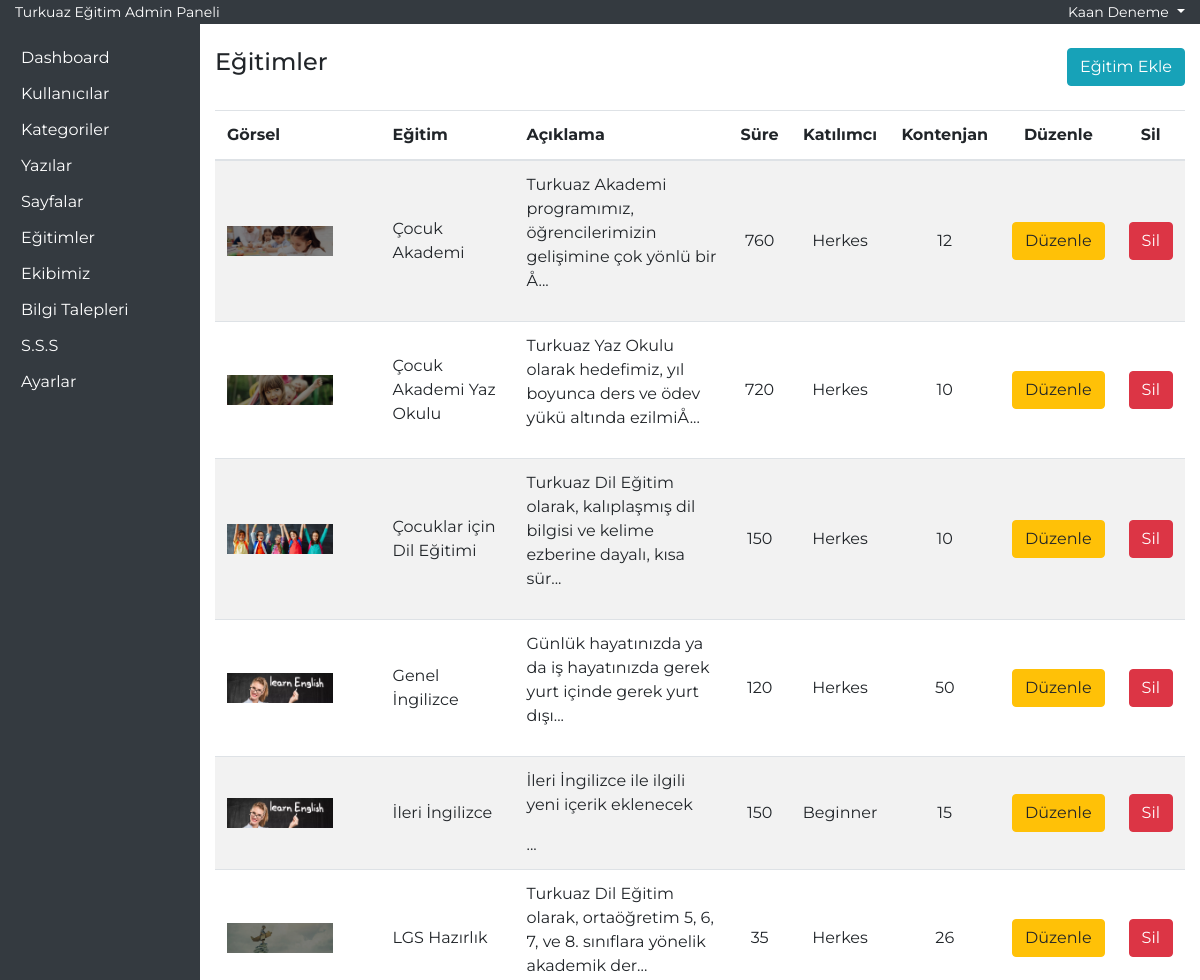
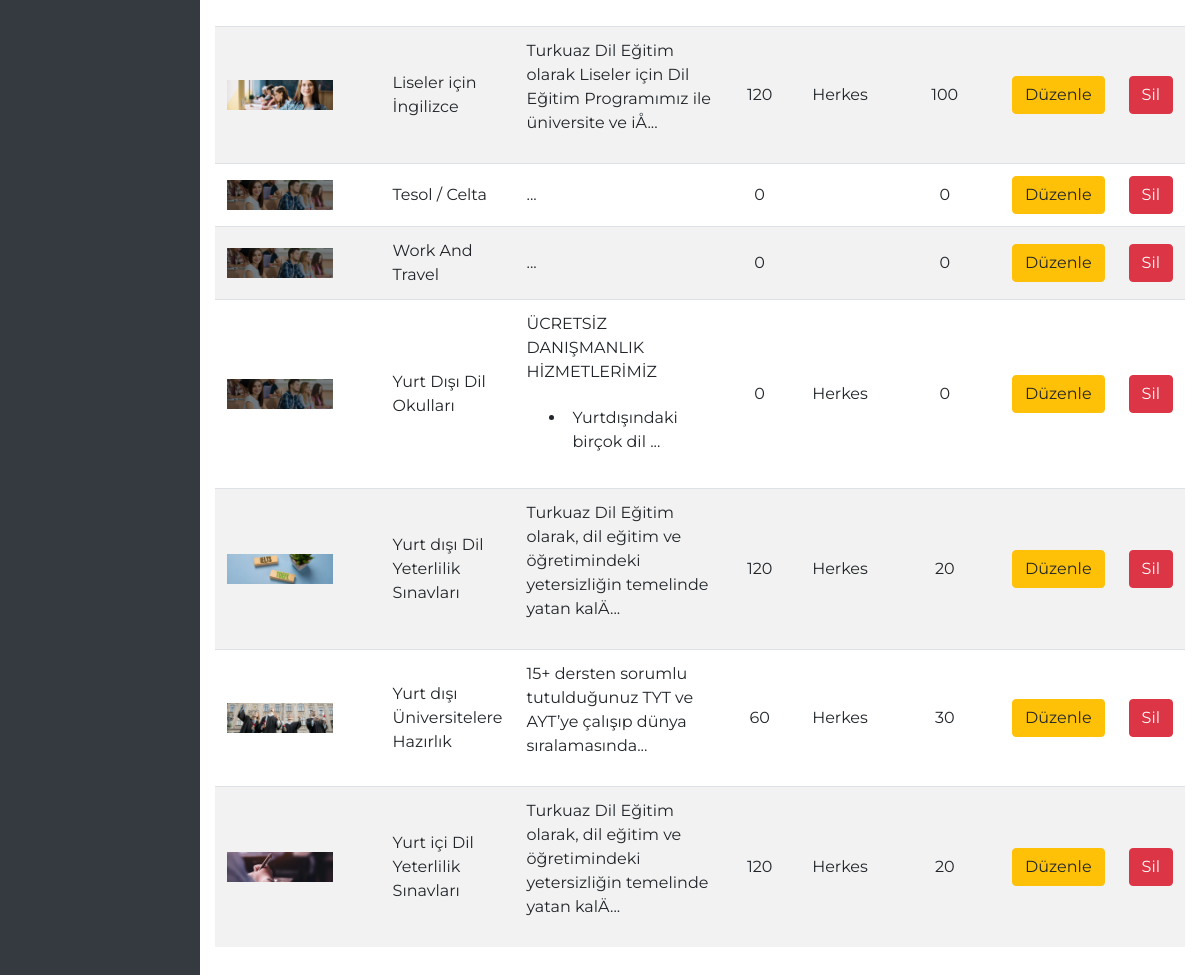
The page /admin-yntm/egitimler.php (signed in) on the database its author committed (2 pictures, top to bottom).
### tables this page shows
CREATE TABLE IF NOT EXISTS `egitimler` (
  `id` int NOT NULL AUTO_INCREMENT,
  `egitimAdi` varchar(50) NOT NULL,
  `aciklama` text NOT NULL,
  `sure` int NOT NULL,
  `katilimci` varchar(25) NOT NULL,
  `kontenjan` int NOT NULL,
  `kategori` varchar(30) NOT NULL,
  `gorsel` varchar(100) NOT NULL,
  `video` varchar(150) NOT NULL,
  `dil` varchar(15) NOT NULL,
  PRIMARY KEY (`id`)
);

### admin-yntm/egitimler.php (the view, shortened to what this page needs)
<?php
require_once('header.php');
?>
<div class="row">
    <div class="col-md-6">
        <h4>Eğitimler</h4>
    </div>
    <div class="col-md-6 text-right">
        <button type="button" class="btn btn-info" data-toggle="modal" data-target="#egitimekle">
            Eğitim Ekle
        </button>
    </div>
</div>
<section id="egitimList" class="mt-4">
    <div class="container-fluid">
        <div class="row">
            <div class="col-12 p-0">
                <table class="table table-striped">
                    <thead>
                        <tr>
                            <th>Görsel</th>
                            <th>Eğitim</th>
                            <th>Açıklama</th>
                            <th class="text-center">Süre</th>
                            <th class="text-center">Katılımcı</th>
                            <th class="text-center">Kontenjan</th>
                            <th class="text-center">Düzenle</th>
                            <th class="text-center">Sil</th>
                        </tr>
                    </thead>
                    <tbody>
                        <?php
                        $egitimList = $db->prepare('select * from egitimler order by egitimAdi asc');
                        $egitimList->execute();
                        if ($egitimList->rowCount()) {
                            foreach ($egitimList as $egitimListSatir) {
                        ?>
                                <tr>
                                    <td class="w-25"><img src="<?php echo $egitimListSatir['gorsel']; ?>" class="w-75"></td>
                                    <td><?php echo $egitimListSatir['egitimAdi']; ?></td>
                                    <td class="w-25"><?php echo substr($egitimListSatir['aciklama'], 0, 101); ?>...</td>
                                    <td class="text-center"><?php echo $egitimListSatir['sure']; ?></td>
                                    <td class="text-center"><?php echo $egitimListSatir['katilimci']; ?></td>
                                    <td class="text-center"><?php echo $egitimListSatir['kontenjan']; ?></td>
                                    <td class="text-center"><a href="egitimler.php?updateID=<?php echo $egitimListSatir['id']; ?>" class="btn btn-warning">Düzenle</a></td>
                                    <td class="text-center"><a href="egitimler.php?deleteID=<?php echo $egitimListSatir['id']; ?>" class="btn btn-danger">Sil</a></td>
                                </tr>
                        <?php
                            }
                        }
                        ?>
                    </tbody>
                </table>
            </div>
        </div>
    </div>
</section>
<?php require_once('footer.php'); ?>

### css/style.css (style rules this page uses)
* { font-family: 'Montserrat', sans-serif; text-decoration: none !important; }
td { vertical-align: middle !important; }
#panel li { background-color: transparent !important; border:0px; padding:6px; }

### rows shown on the page
egitimler: gorsel (picture), egitimAdi "Çocuk Akademi", aciklama "Turkuaz Akademi programımız, öğrencilerimizin gelişimine çok yönlü bir Å", sure "760", katilimci "Herkes", kontenjan "12"
egitimler: gorsel (picture), egitimAdi "Çocuk Akademi Yaz Okulu", aciklama "Turkuaz Yaz Okulu olarak hedefimiz, yıl boyunca ders ve ödev yükü altında ezilmiÅ", sure "720", katilimci "Herkes", kontenjan "10"
egitimler: gorsel (picture), egitimAdi "Çocuklar için Dil Eğitimi", aciklama "Turkuaz Dil Eğitim olarak, kalıplaşmış dil bilgisi ve kelime ezberine dayalı, kısa sür", sure "150", katilimci "Herkes", kontenjan "10"
egitimler: gorsel (picture), egitimAdi "Genel İngilizce", aciklama "Günlük hayatınızda ya da iş hayatınızda gerek yurt içinde gerek yurt dışı", sure "120", katilimci "Herkes", kontenjan "50"
egitimler: gorsel (picture), egitimAdi "İleri İngilizce", aciklama "İleri İngilizce ile ilgili yeni içerik eklenecek", sure "150", katilimci "Beginner", kontenjan "15"
egitimler: gorsel (picture), egitimAdi "LGS Hazırlık", aciklama "Turkuaz Dil Eğitim olarak, ortaöğretim 5, 6, 7, ve 8. sınıflara yönelik akademik der", sure "35", katilimci "Herkes", kontenjan "26"
egitimler: gorsel (picture), egitimAdi "Liseler için İngilizce", aciklama "Turkuaz Dil Eğitim olarak Liseler için Dil Eğitim Programımız ile üniversite ve iÅ", sure "120", katilimci "Herkes", kontenjan "100"
egitimler: gorsel (picture), egitimAdi "Tesol / Celta", sure "0", kontenjan "0"
egitimler: gorsel (picture), egitimAdi "Work And Travel", sure "0", kontenjan "0"
egitimler: gorsel (picture), egitimAdi "Yurt Dışı Dil Okulları", aciklama "ÜCRETSİZ DANIŞMANLIK HİZMETLERİMİZ Yurtdışındaki birçok dil", sure "0", katilimci "Herkes", kontenjan "0"
egitimler: gorsel (picture), egitimAdi "Yurt dışı Dil Yeterlilik Sınavları", aciklama "Turkuaz Dil Eğitim olarak, dil eğitim ve öğretimindeki yetersizliğin temelinde yatan kalÄ", sure "120", katilimci "Herkes", kontenjan "20"
egitimler: gorsel (picture), egitimAdi "Yurt dışı Üniversitelere Hazırlık", aciklama "15+ dersten sorumlu tutulduğunuz TYT ve AYT’ye çalışıp dünya sıralamasında", sure "60", katilimci "Herkes", kontenjan "30"
egitimler: gorsel (picture), egitimAdi "Yurt içi Dil Yeterlilik Sınavları", aciklama "Turkuaz Dil Eğitim olarak, dil eğitim ve öğretimindeki yetersizliğin temelinde yatan kalÄ", sure "120", katilimci "Herkes", kontenjan "20"

### other values the page prints
$_SESSION['user']['adi'] "Kaan Deneme"
